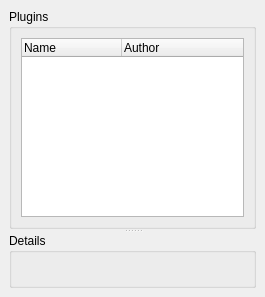
<ui version="4.0" >
 <class>PluginsOptionsPage</class>
 <widget class="QWidget" name="PluginsOptionsPage" >
  <property name="geometry" >
   <rect>
    <x>0</x>
    <y>0</y>
    <width>265</width>
    <height>297</height>
   </rect>
  </property>
  <layout class="QVBoxLayout" >
   <property name="margin" >
    <number>9</number>
   </property>
   <property name="spacing" >
    <number>6</number>
   </property>
   <item>
    <widget class="QSplitter" name="splitter" >
     <property name="orientation" >
      <enum>Qt::Vertical</enum>
     </property>
     <widget class="QGroupBox" name="groupBox_2" >
      <property name="title" >
       <string>Plugins</string>
      </property>
      <layout class="QVBoxLayout" >
       <property name="margin" >
        <number>9</number>
       </property>
       <property name="spacing" >
        <number>6</number>
       </property>
       <item>
        <widget class="QTreeWidget" name="plugins" >
         <property name="rootIsDecorated" >
          <bool>false</bool>
         </property>
         <column>
          <property name="text" >
           <string>Name</string>
          </property>
         </column>
         <column>
          <property name="text" >
           <string>Author</string>
          </property>
         </column>
        </widget>
       </item>
      </layout>
     </widget>
     <widget class="QGroupBox" name="groupBox" >
      <property name="title" >
       <string>Details</string>
      </property>
      <layout class="QVBoxLayout" >
       <property name="margin" >
        <number>9</number>
       </property>
       <property name="spacing" >
        <number>6</number>
       </property>
       <item>
        <widget class="QLabel" name="details" >
         <property name="text" >
          <string/>
         </property>
         <property name="alignment" >
          <set>Qt::AlignLeading|Qt::AlignLeft|Qt::AlignTop</set>
         </property>
         <property name="wordWrap" >
          <bool>true</bool>
         </property>
        </widget>
       </item>
      </layout>
     </widget>
    </widget>
   </item>
  </layout>
 </widget>
 <resources/>
 <connections/>
</ui>
